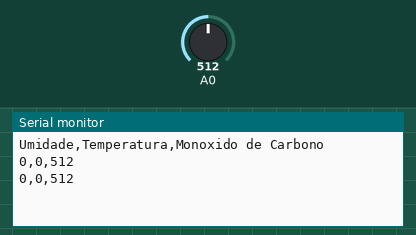
Bench run of a sketch on a simulated Arduino Uno, built with avr-gcc and run on an emulated ATmega328P. On the bench: the last lines printed to the serial monitor. The test bench sets the inputs (shaded band); at power-on: A0 = 512.

Above: at 2.8 s.
2.9 s: A0 set to 716
At 4.9 s:
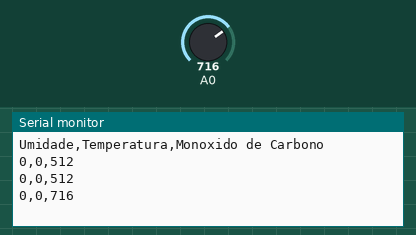
5.6 s: A0 set to 900
At 6.7 s:
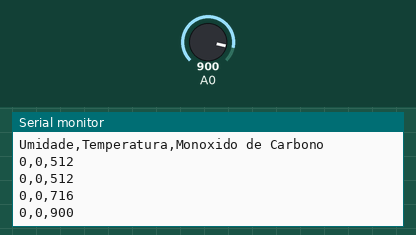
Timing chart, 0 to 8.6 s (numbered marks = the images above; inputs shaded):
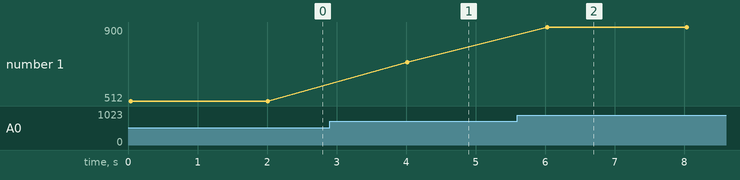

Measured:
- after the input at 2.9 s, the serial monitor: prints a new line after 1.1 s (image 1)
- after the input at 5.6 s, the serial monitor: prints a new line after 0.43 s (image 2)
- plotted number 1: 512 → 716 after the input at 2.9 s, 716 → 900 after the input at 5.6 s

The sketch:

Transmissor_DHT11.ino
```cpp
#include "SoftwareSerial.h"
#include "DHT.h"
#define DHTPIN 8
#define DHTTYPE DHT11
SoftwareSerial loraSerial(2,3);
DHT dht(DHTPIN,DHTTYPE); //nome para o sensor
void setup(){
  Serial.begin(9600);
  loraSerial.begin(9600);
  dht.comeco();
  Serial.println("Umidade,Temperatura,Monoxido de Carbono");
}

void loop() {
  int sensorMQ7 = analogRead(A0);
  int umidade = dht.le_umidade();
  int temperatura = dht.ler_Temperatura();
  if (isnan(temperatura) || isnan(umidade)){
    loraSerial.print("Erro na Leitura");
    delay(2000);
  }
  else{
    Serial.println(String(umidade)+","+String(temperatura)+","+String(sensorMQ7));
    loraSerial.print(String(umidade)+","+String(temperatura)+","+String(sensorMQ7));
    delay(2000);
  }
}
```
